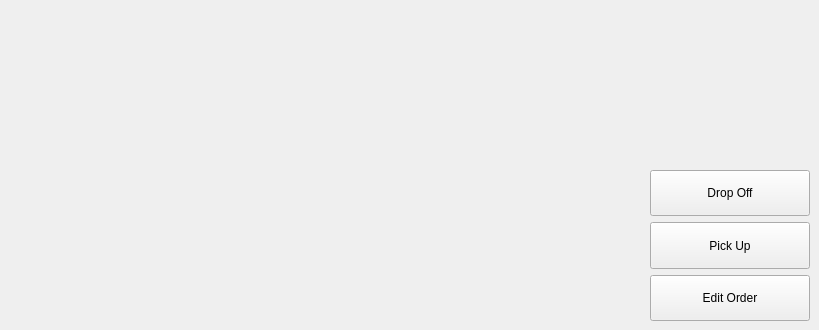
    <widget class="QWidget" name="main">
     <widget class="QWidget" name="verticalLayoutWidget">
      <property name="geometry">
       <rect>
        <x>650</x>
        <y>170</y>
        <width>160</width>
        <height>151</height>
       </rect>
      </property>
      <layout class="QVBoxLayout" name="verticalLayoutOptionsMain">
       <item>
        <widget class="QPushButton" name="btnDropOff">
         <property name="sizePolicy">
          <sizepolicy hsizetype="Minimum" vsizetype="Expanding">
           <horstretch>0</horstretch>
           <verstretch>0</verstretch>
          </sizepolicy>
         </property>
         <property name="cursor">
          <cursorShape>PointingHandCursor</cursorShape>
         </property>
         <property name="text">
          <string>Drop Off</string>
         </property>
        </widget>
       </item>
       <item>
        <widget class="QPushButton" name="btnPickUp">
         <property name="sizePolicy">
          <sizepolicy hsizetype="Minimum" vsizetype="Expanding">
           <horstretch>0</horstretch>
           <verstretch>0</verstretch>
          </sizepolicy>
         </property>
         <property name="cursor">
          <cursorShape>PointingHandCursor</cursorShape>
         </property>
         <property name="text">
          <string>Pick Up</string>
         </property>
        </widget>
       </item>
       <item>
        <widget class="QPushButton" name="btnEditOrder">
         <property name="sizePolicy">
          <sizepolicy hsizetype="Minimum" vsizetype="Expanding">
           <horstretch>0</horstretch>
           <verstretch>0</verstretch>
          </sizepolicy>
         </property>
         <property name="cursor">
          <cursorShape>PointingHandCursor</cursorShape>
         </property>
         <property name="text">
          <string>Edit Order</string>
         </property>
        </widget>
       </item>
      </layout>
     </widget>
    </widget>
